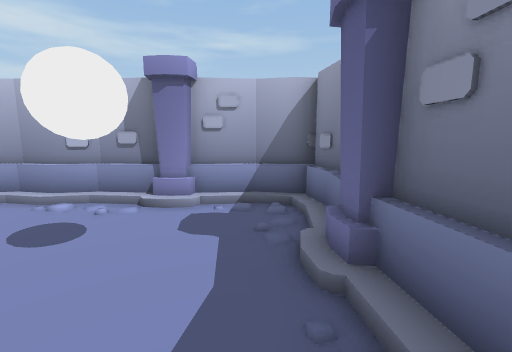
view 1 (above)

12 first-person views from a walk through a scene from a Unity 3-D project. The camera is 1.3 m above the floor, tilts 8° down and sees 90° across. Doors are open. The floor is counted in squares, 1 m on a side. Each view is taken from the middle of a square. On the plan, view 1 faces up. The plan holds only what a view shows up to about 13 squares ahead; the rest is blank. The place goes on beyond the plan. The player is left out.

view 2
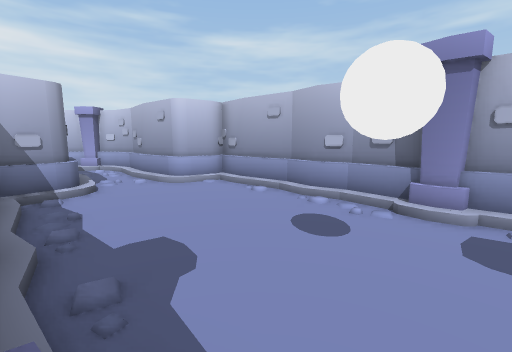

view 3
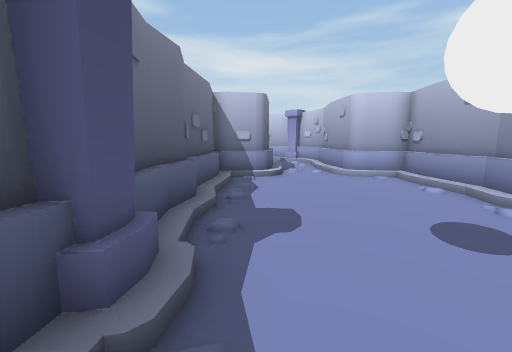

view 4
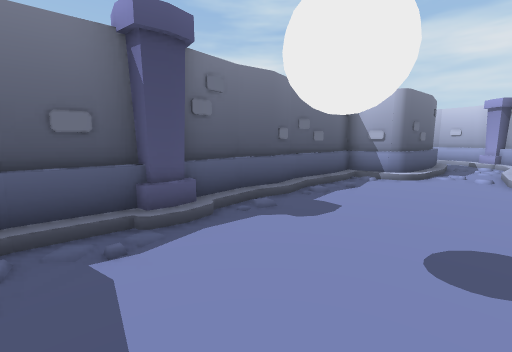

view 5
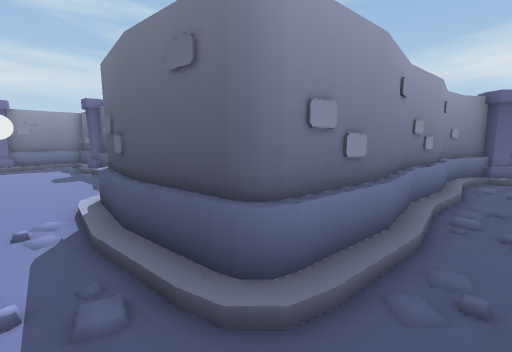

view 6
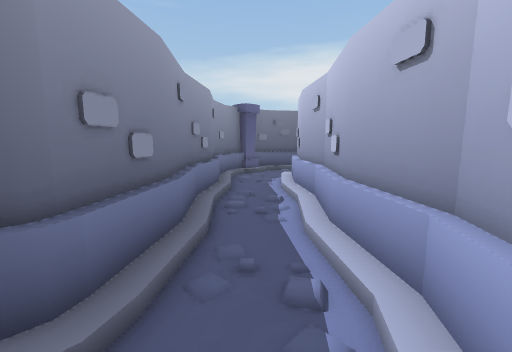

view 7
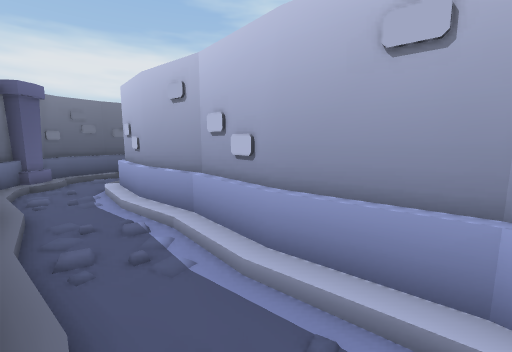

view 8
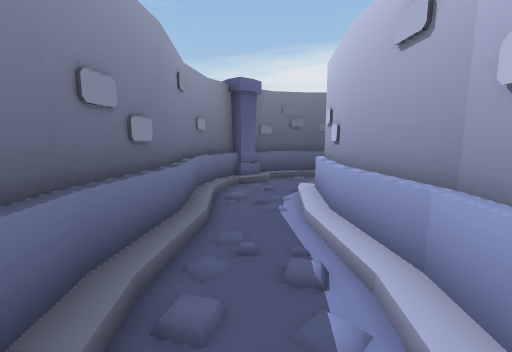

view 9
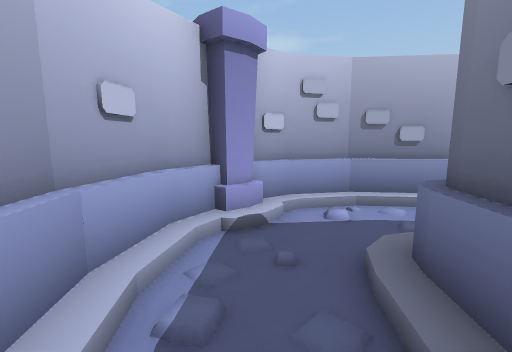

view 10
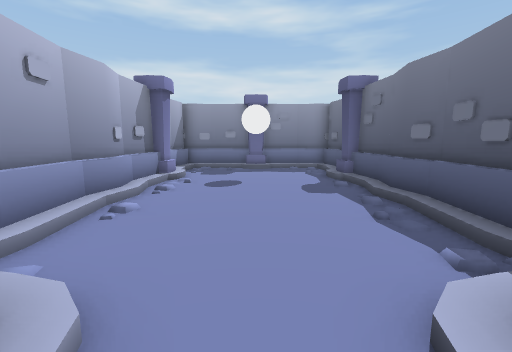

view 11
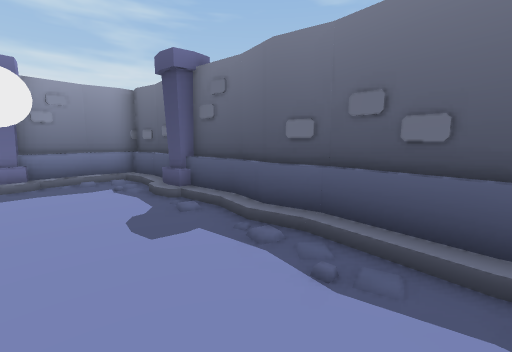

view 12
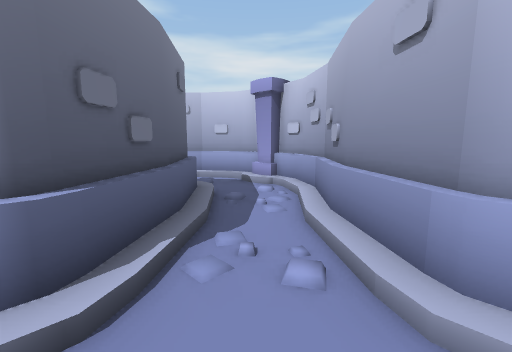

### Floor plan
Key: @ floor where view 1 was taken; # wall or solid block; . floor; / step, stairs or slope; O other object.
Columns run from 19 left of view 1 to 2 right of it. Each row starts with its distance up from view 1.
  7           ############
  6          ###/////O//##
  5     ######/........./#
  4   ###/////........../#
  3   #//...............O#
  2  ##../////........../#
  1  #/./#####/........./#
  0  #/./#   ###///////@##
 -1  #/./#    ############
 -2  #/./#
 -3  #/./#
 -4  #/./#
 -5  #/./#
 -6  #/./#
 -7  #/./#
 -8   ..##
 -9  .//#
-10 //###
-11 ###

Positions as (right, up) in squares from view 1, and headings:
1: (0, 0), facing up
2: (-1, 0), facing up-left
3: (0, 1), facing left
4: (0, 4), facing down-left
5: (-16, 3), facing down-right
6: (-16, 3), facing down
7: (-15, 1), facing down-left
8: (-16, -1), facing down
9: (-16, -1), facing up
10: (-11, 3), facing right
11: (-8, 3), facing down-right
12: (-8, 3), facing left
